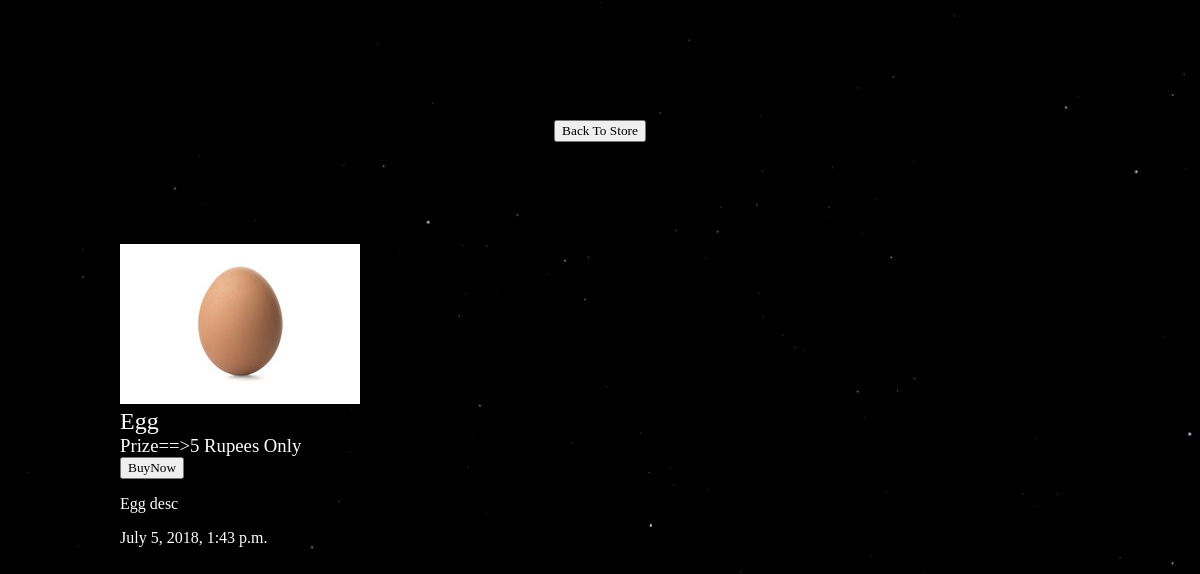
Screenshot of /store/egg/ with the database file from the repository.
### store/models.py (models this page shows, shortened)
class Store(models.Model):
    name = models.CharField(max_length=100)
    slug = models.SlugField()
    desc = models.TextField()
    date = models.DateTimeField(auto_now_add=True)
    prize = models.IntegerField()
    thump = models.ImageField(default='default.jpeg', blank=True)
    seller = models.ForeignKey(User,default=None)

### store/views.py (the view)
# urls.py: url(r'^(?P<slug>[\w-]+)/$',views.product_detail, name="detail"),
def product_detail(request, slug):
    prods = Store.objects.get(slug=slug)
    return render(request,'store/product_detail.html',{ 'prodd':prods })

### store/templates/store/product_detail.html
{% extends 'base_layout.html' %}
{% block content %}
<div class="product-detail">
  <div class="product">
    <img src="{{ prodd.thump.url }}/">
    <h2>{{ prodd.name }}</h2>
    <h3>Prize==>{{ prodd.prize }} Rupees
      {% if prodd.prize < 10 %}
        Only
      {% endif %}
    </h3><input type="button" value="BuyNow" name="buy">
    <p>{{ prodd.desc }}</p>
    <p>{{ prodd.date }}</p>
  </div>
</div>
{% endblock %}

### assets/styles.css (style rules this page uses)
body { background-color: #0f121f; background-image: url(/static/imgb1.jpg); background-repeat-y: no-repeat; color: #fff; }
body * { font-family: Ubuntu; }
h1, h2, h3, h4, h5 { font-weight: normal; margin: 0; }

### rows the page displays
Store: thump (picture), name "Egg", prize "5", desc "Egg desc", date "July 5, 2018, 1:43 p.m."
